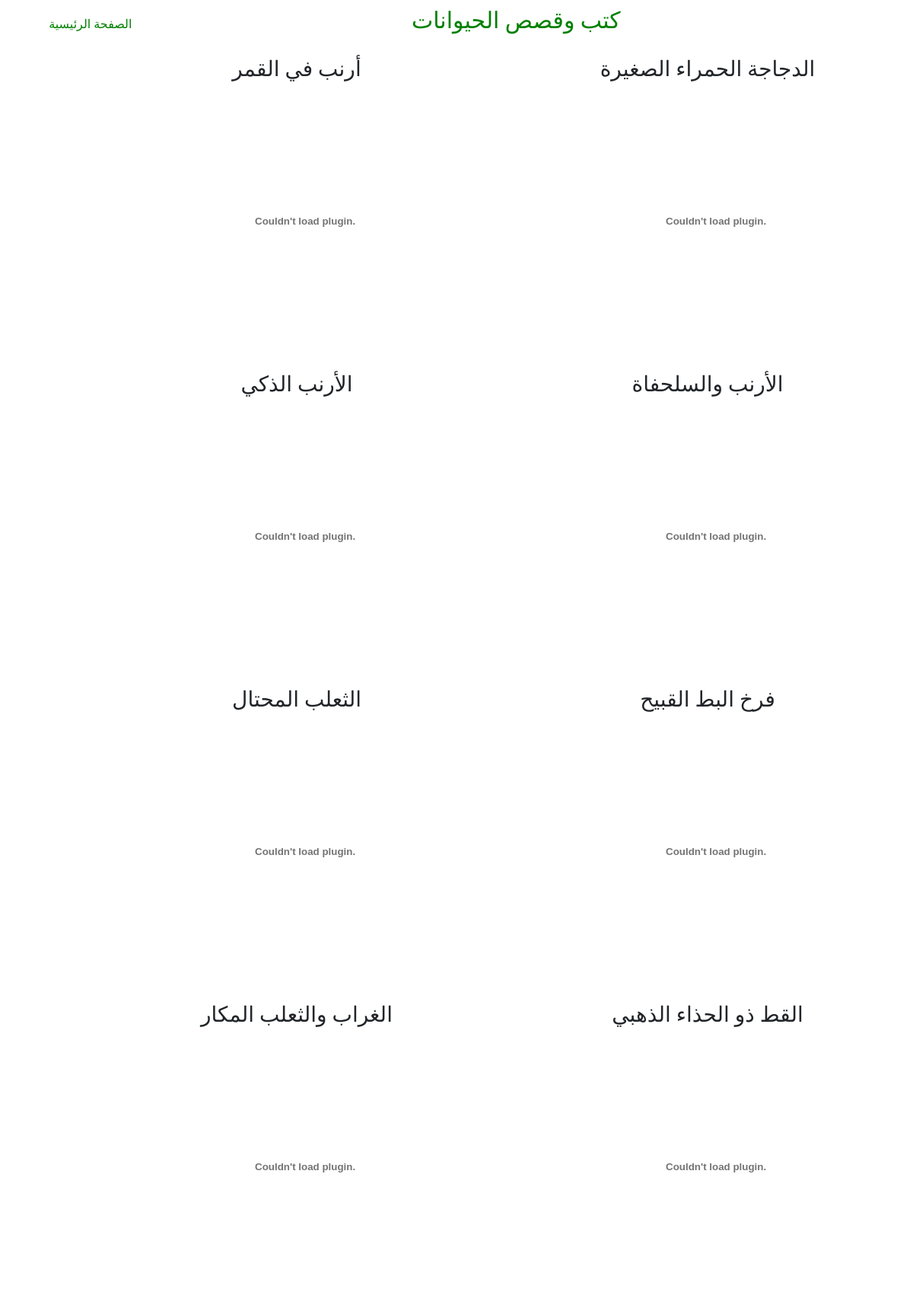
/bookanimal.php, run on the app's committed database.
### tables this page shows
CREATE TABLE `books` (
  `book_id` int(20) NOT NULL,
  `book_name` text NOT NULL,
  `book_number` int(20) NOT NULL,
  `file_url` text NOT NULL,
  `department_id` int(20) NOT NULL
);

### bookanimal.php (the view, shortened to what this page needs)
<!DOCTYPE html>
<html lang="en">
<head>
    <link rel="stylesheet" href="https://cdn.jsdelivr.net/npm/bootstrap@4.6.0/dist/css/bootstrap.min.css"
>
</head>
<body >
<section class="sectiontitlebook ">
       <h2 class="section-title-book">  كتب وقصص الحيوانات</h2>
       <span class="link2"><a href="indexs.php" style="text-decoration: none;" class="hover-title">الصفحة الرئيسية</a></span>
</section>
<?php
include 'database.php';
              $bookanimal = @mysqli_query($con,"SELECT book_name,file_url FROM books WHERE department_id=4");
             if(@mysqli_num_rows($bookanimal) == 0)
	          echo"Errro: No lesson founded";
             else{
	        while($animals = @mysqli_fetch_array($bookanimal)){
 ?>
            <div class="content-book">
                  <div class="book-content">
                  <h3 class="book_title "><?php echo $animals['book_name']; ?></h3>
                   <div class="bookpdf">
                   <embed  src="Admin/upload/<?php echo $animals['file_url'];?>" width="100%" height="340px"/>
                   </div>
                   </div>
            </div>
<?php
            }}
?>
</body>
</html>

### bookanimal.php (style rules this page uses)
html { direction: rtl; }
body { direction: rtl; font-family:"tajawal",sans-serif; text-align: right; }
.sectiontitlebook { width: 100%; padding: 9px; color:green; }
.section-title-book { display: inline-block; text-align: left; width: 55%; font-size: 30px; }
.link2 { display: inline-block; width: 40%; text-align: left; }
.hover-title { color: green; }
.content-book { width: 37%; height: 400px; float: right; margin: 7px 4%; }
.book_title { height: 25%; padding: 5px; text-align: center; }
.bookpdf { height: 90%; padding-left:5% ; }

### data on the page
books: book_name "الدجاجة الحمراء الصغيرة"
books: book_name "أرنب في القمر"
books: book_name "الأرنب والسلحفاة"
books: book_name "الأرنب الذكي"
books: book_name "فرخ البط القبيح"
books: book_name "الثعلب المحتال"
books: book_name "القط ذو الحذاء الذهبي"
books: book_name "الغراب والثعلب المكار"
